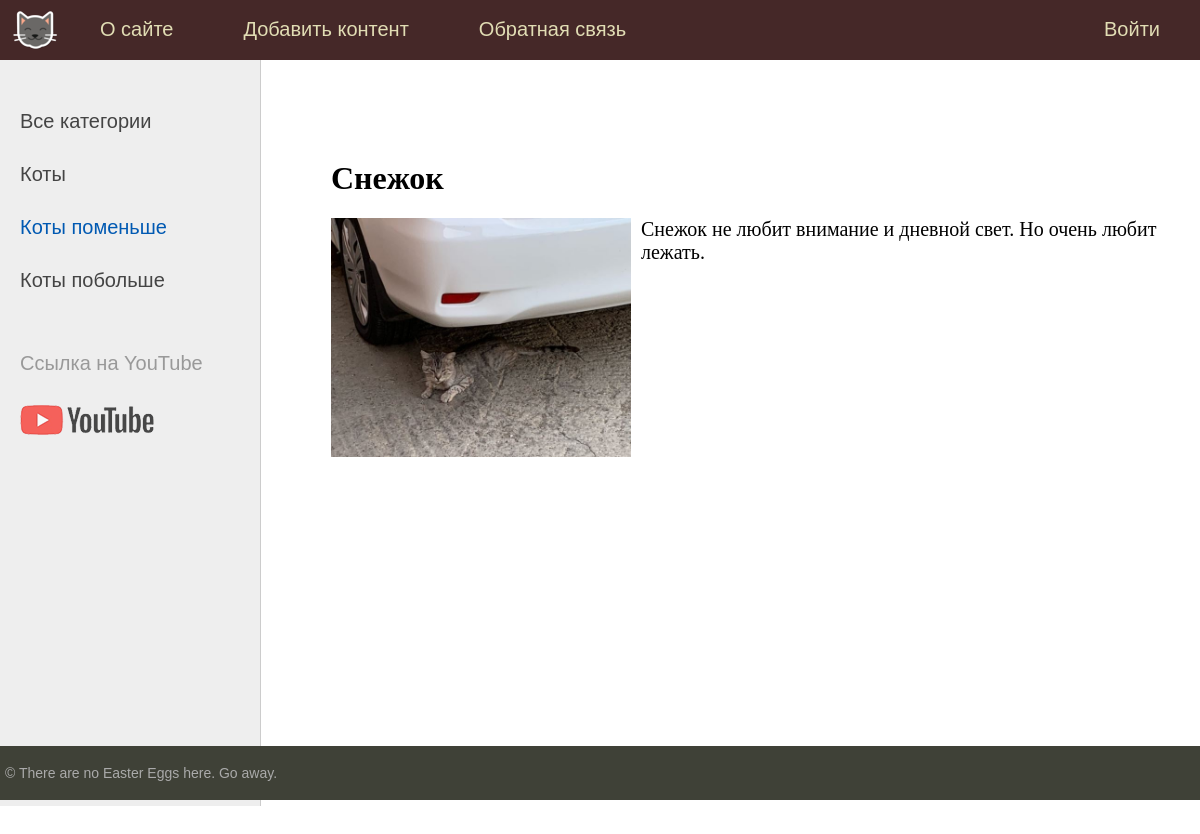
/post/snezhok/, run on the app's committed database.
### cats/models.py (models this page shows, shortened)
class Category(models.Model):
	name = models.CharField(max_length=100, db_index=True, verbose_name='Категория')
	slug = models.SlugField(max_length=255, unique=True, db_index=True, verbose_name='URL')
	def get_absolute_url(self):
		return reverse('category', kwargs={'category_id': self.pk})
	class Meta:
		verbose_name = 'Категория'
		verbose_name_plural = 'Категории'
		ordering = ['id']

class Cats(models.Model):
	title = models.CharField(max_length=255, verbose_name='Заголовок')
	slug = models.SlugField(max_length=255, unique=True, db_index=True, verbose_name='URL')
	content = models.TextField(blank=True, verbose_name='Текст')
	photo = models.ImageField(upload_to='photos/%Y/%m/%d/', verbose_name='Фото')
	time_create = models.DateTimeField(auto_now_add=True, verbose_name='Время создания')
	time_update = models.DateTimeField(auto_now=True, verbose_name='Время изменения')
	is_published = models.BooleanField(default=True, verbose_name='Статус публикации')
	category = models.ForeignKey('Category', on_delete=models.PROTECT, verbose_name='Категория')
	class Meta:
		verbose_name = 'Котики'
		verbose_name_plural = 'Котики'
		ordering = ['-time_create', 'title']

### cats/views.py (the view)
# urls.py: path('post/<slug:post_slug>/', show_post, name='post'),
def show_post(request, post_slug):
	post = get_object_or_404(Cats, slug=post_slug)
	context = {'post':post,
			   'menu': menu,
			   'title': post.title,
			   'category_selected': post.category_id,
	}
	return render(request, 'cats/post.html', context=context)

### cats/templatetags/cats_tags.py (called while the page is built)
@register.inclusion_tag('cats/list_categories.html')
def show_categories(sort=None, category_selected=0):
	if not sort:
		cats = Category.objects.all()
	else:
		cats = Category.objects.order_by(sort)
	return {'cats': cats, 'category_selected': category_selected}

### cats/templates/cats/post.html
{% extends 'cats/base.html' %}
{% block content %}
<h1>{{post.title}}</h1>
{% if post.photo %}
<p><img class="img-article-left" src="{{post.photo.url}}"></p>
{% endif %}
{{post.content|linebreaks}}
{% endblock %}

### cats/templates/cats/list_categories.html
{% for c in cats %}
	{% if c.pk == category_selected %}
		<li class="selected">{{c.name}}</li>
	{% else %}
		<li><a href="{{ c.get_absolute_url }}">{{c.name}}</a></li>
	{% endif %}
{% endfor %}

### cats/static/cats/css/styles.css (style rules this page uses)
html, body { font-family: 'Arial'; margin: 0; padding: 0; height: 100%; width: 100%; color: #444; }
a { color: #0059b2; text-decoration: none; }
img { max-width: 600px; height: auto; }
img.img-article-left { max-width: 300px; height: auto; float: left; padding: 0 10px 10px 0; }
.left-chapters ul li { margin: 30px 0 0 0; color: #999; }
.left-chapters ul li.selected { color: #0059b2; }
.left-chapters ul li a { color: #444; text-decoration: none; }
.content-text h1 { font-size: 32px; }

### data on the page
Category: name "Коты"
Category: name "Коты поменьше"
Category: name "Коты побольше"
Cats: title "Снежок", photo (picture), content "Снежок не любит внимание и дневной свет. Но очень любит лежать."

### other printed values
{{ m.title }} "О сайте" "Добавить контент" "Обратная связь"
{{ m.title }} "Войти"
